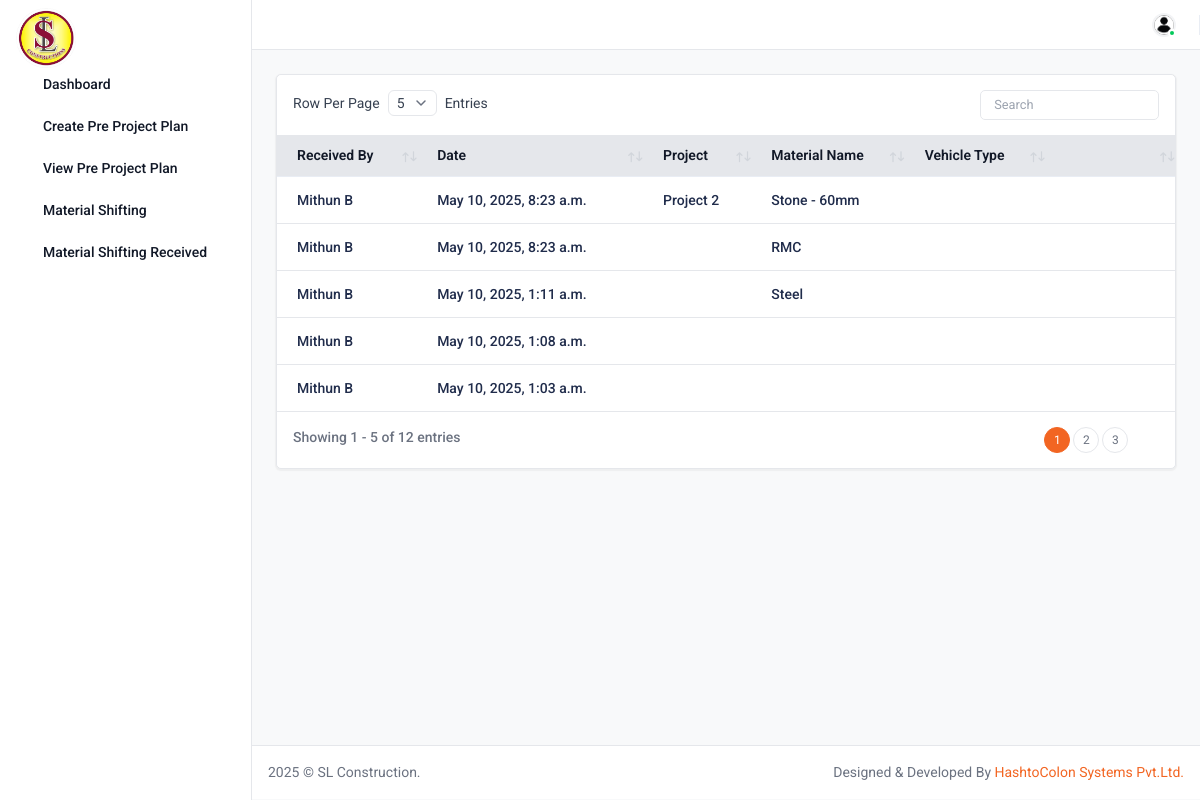
The page /material_shifting_received_list_all/ (signed in) on the database its author committed.
### base/models.py (models this page shows, shortened)
class Material_shifting_received(models.Model):
   date = models.DateTimeField(auto_now_add=True, blank=True)
   user = models.ForeignKey(User, on_delete=models.CASCADE)
   project = models.ForeignKey(Project,  blank=True, null=True, on_delete=models.CASCADE, )
   image=models.ImageField(upload_to='uploads/' ,blank=True,)
   Material_name=models.CharField(max_length=225, default="", blank=True,) #
   lon=models.CharField(max_length=255, default="", blank=True)
   lat=models.CharField(max_length=255, default="", blank=True)

class User(AbstractUser):
   designation = models.CharField(max_length = 20, choices = designation_choice, null=True, blank=True)

class Project(models.Model):
   project_name=models.CharField(max_length=255, default="", blank=True)
   address=models.TextField(default="", blank=True)
   date = models.DateTimeField(auto_now_add=True, blank=True)

### base/views.py (the view)
# urls.py: path("material_shifting_received_list_all/",views.material_shifting_received_list_all, name="material_shifting_received_list_all"),
@login_required
def material_shifting_received_list_all(request):
 post=Material_shifting_received.objects.all().order_by('-id')
 context = {'post': post}
 return render(request, "meterialshifting-recived-tabel-all.html", context)

### templates/meterialshifting-recived-tabel-all.html
{% extends "base.html" %}
{% load static %}
{% load widget_tweaks %}
{% block content %}
<div class="content">
      <div class="row">
    <div class="col-sm-12">
      <div class="card">
        <div class="card-body p-0">
          <div class="custom-datatable-filter table-responsive">
            <table class="table datatable">
              <thead class="thead-light">
                <tr>
                  <th>Received By</th>
                  <th>Date </th>
                  <th>Project</th>
                  <th>Material Name</th>
                  <th>Vehicle Type</th>
                  <th></th>
                </tr>
              </thead>
              <tbody>
                {% for posts in post %}
                <tr>
                  <td><h6 class="fw-medium">{{posts.user.first_name}} {{posts.user.last_name}}</h6></td>
                  <td><h6 class="fw-medium">{{posts.date}}</h6></td>
                  <td><h6 class="fw-medium">{{posts.project.project_name}}</h6></td>
                  <td><h6 class="fw-medium">{{posts.Material_name}}</h6></td>
                  <td><h6 class="fw-medium">{{posts.vehicle}}</h6></td>
                  <td>
                    <div class="action-icon d-inline-flex">
                      <a href="{% url 'base:material_shifting_received_detail' posts.pk %}" class="me-5"
                        ><i class="ti ti-eye text-success"></i
                      ></a>
                    </div>
                  </td>
                </tr>
                {% endfor %}
              </tbody>
            </table>
          </div>
        </div>
      </div>
    </div>
  </div>
</div >
{% endblock content %}

### rows shown on the page
Material_shifting_received: user.first_name "Mithun", user.last_name "B", date "May 10, 2025, 8:23 a.m.", project.project_name "Project 2", Material_name "Stone - 60mm"
Material_shifting_received: user.first_name "Mithun", user.last_name "B", date "May 10, 2025, 8:23 a.m.", Material_name "RMC"
Material_shifting_received: user.first_name "Mithun", user.last_name "B", date "May 10, 2025, 1:11 a.m.", Material_name "Steel"
Material_shifting_received: user.first_name "Mithun", user.last_name "B", date "May 10, 2025, 1:08 a.m."
Material_shifting_received: user.first_name "Mithun", user.last_name "B", date "May 10, 2025, 1:03 a.m."
